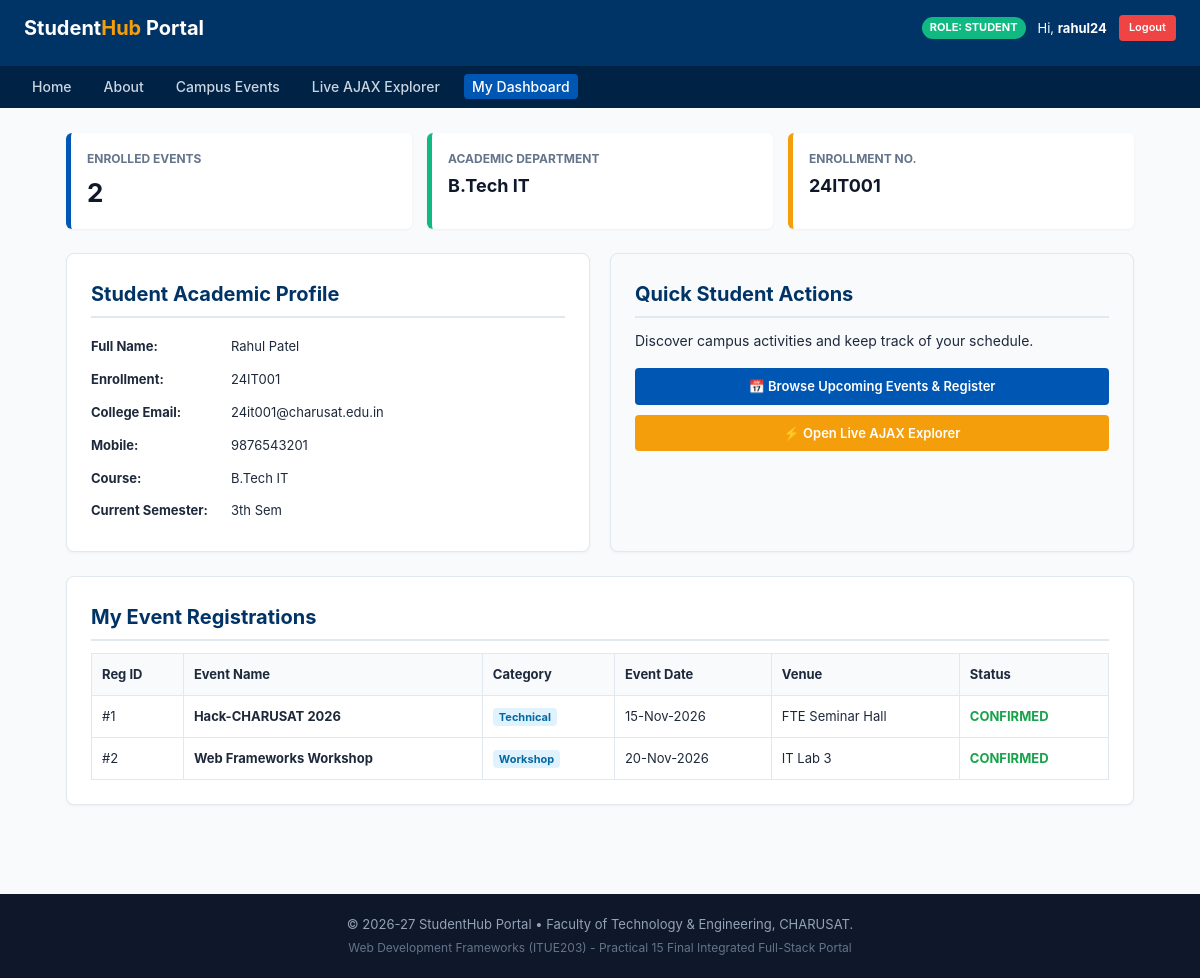
The page /student_dashboard.php (signed in) on the database its author committed.
### tables this page shows
CREATE TABLE students (
    id INT AUTO_INCREMENT PRIMARY KEY,
    user_id INT NULL,
    enrollment_no VARCHAR(20) NOT NULL UNIQUE,
    full_name VARCHAR(100) NOT NULL,
    email VARCHAR(100) NOT NULL UNIQUE,
    mobile VARCHAR(15) NOT NULL,
    course VARCHAR(50) NOT NULL,
    semester INT NOT NULL DEFAULT 1,
    created_at TIMESTAMP DEFAULT CURRENT_TIMESTAMP,
    CONSTRAINT fk_final_stud_user FOREIGN KEY (user_id) 
        REFERENCES users(id) ON DELETE SET NULL ON UPDATE CASCADE
);

CREATE TABLE registrations (
    id INT AUTO_INCREMENT PRIMARY KEY,
    student_id INT NOT NULL,
    event_id INT NOT NULL,
    registration_date TIMESTAMP DEFAULT CURRENT_TIMESTAMP,
    status ENUM('confirmed', 'pending', 'cancelled') NOT NULL DEFAULT 'confirmed',
    CONSTRAINT fk_final_reg_stud FOREIGN KEY (student_id) 
        REFERENCES students(id) ON DELETE CASCADE ON UPDATE CASCADE,
    CONSTRAINT fk_final_reg_evt FOREIGN KEY (event_id) 
        REFERENCES events(id) ON DELETE CASCADE ON UPDATE CASCADE,
    CONSTRAINT uq_final_reg UNIQUE (student_id, event_id)
);

CREATE TABLE events (
    id INT AUTO_INCREMENT PRIMARY KEY,
    title VARCHAR(150) NOT NULL,
    description TEXT NOT NULL,
    category VARCHAR(50) NOT NULL,
    event_date DATE NOT NULL,
    venue VARCHAR(100) NOT NULL,
    max_seats INT NOT NULL DEFAULT 50,
    poster VARCHAR(255) NULL,
    created_at TIMESTAMP DEFAULT CURRENT_TIMESTAMP
);

### student_dashboard.php (the view, shortened to what this page needs)
<?php
require_once __DIR__ . "/includes/header.php";
$userId = intval($_SESSION["user_id"]);
$stSql = "SELECT * FROM students WHERE user_id = $userId LIMIT 1";
$stRes = mysqli_query($conn, $stSql);
$student = ($stRes && mysqli_num_rows($stRes) > 0) ? mysqli_fetch_assoc($stRes) : null;
$studentId = $student["id"] ?? 0;
$regsSql = "SELECT r.id, r.registration_date, r.status, e.title, e.category, e.event_date, e.venue
            FROM registrations r
            JOIN events e ON r.event_id = e.id
            WHERE r.student_id = $studentId
            ORDER BY e.event_date ASC";
$regsRes = mysqli_query($conn, $regsSql);
?>
<div class="metrics-row">
  <div class="metric-box">
    <h4>Enrolled Events</h4>
    <div class="val"><?php echo $regsRes ? mysqli_num_rows($regsRes) : 0; ?></div>
  </div>
  <div class="metric-box" style="border-left-color: #10b981;">
    <h4>Academic Department</h4>
    <div class="val" style="font-size: 18px;"><?php echo htmlspecialchars($student["course"] ?? "N/A"); ?></div>
  </div>
  <div class="metric-box" style="border-left-color: #f59e0b;">
    <h4>Enrollment No.</h4>
    <div class="val" style="font-size: 18px;"><?php echo htmlspecialchars($student["enrollment_no"] ?? "N/A"); ?></div>
  </div>
</div>
<div class="grid-2col">
  <div class="card">
    <h2>Student Academic Profile</h2>
    <table style="border: none;">
      <tr><td style="font-weight: bold; width: 140px; border:none; padding: 6px 0;">Full Name:</td><td style="border:none; padding: 6px 0;"><?php echo htmlspecialchars($student["full_name"] ?? $userName); ?></td></tr>
      <tr><td style="font-weight: bold; border:none; padding: 6px 0;">Enrollment:</td><td style="border:none; padding: 6px 0;"><?php echo htmlspecialchars($student["enrollment_no"] ?? "N/A"); ?></td></tr>
      <tr><td style="font-weight: bold; border:none; padding: 6px 0;">College Email:</td><td style="border:none; padding: 6px 0;"><?php echo htmlspecialchars($student["email"] ?? "N/A"); ?></td></tr>
      <tr><td style="font-weight: bold; border:none; padding: 6px 0;">Mobile:</td><td style="border:none; padding: 6px 0;"><?php echo htmlspecialchars($student["mobile"] ?? "N/A"); ?></td></tr>
      <tr><td style="font-weight: bold; border:none; padding: 6px 0;">Course:</td><td style="border:none; padding: 6px 0;"><?php echo htmlspecialchars($student["course"] ?? "N/A"); ?></td></tr>
      <tr><td style="font-weight: bold; border:none; padding: 6px 0;">Current Semester:</td><td style="border:none; padding: 6px 0;"><?php echo htmlspecialchars($student["semester"] ?? "N/A"); ?>th Sem</td></tr>
    </table>
  </div>
  <div class="card" style="background: #f8fafc;">
    <h2>Quick Student Actions</h2>
    <p style="font-size: 14px; margin-bottom: 15px;">Discover campus activities and keep track of your schedule.</p>
    <a href="events.php" class="btn btn-primary" style="display: block; text-align: center; margin-bottom: 10px;">📅 Browse Upcoming Events &amp; Register</a>
    <a href="ajax_events.php" class="btn btn-warning" style="display: block; text-align: center;">⚡ Open Live AJAX Explorer</a>
  </div>
</div>
<div class="card">
  <h2>My Event Registrations</h2>
  <?php if ($regsRes && mysqli_num_rows($regsRes) > 0): ?>
    <table>
      <thead>
        <tr>
          <th>Reg ID</th>
          <th>Event Name</th>
          <th>Category</th>
          <th>Event Date</th>
          <th>Venue</th>
          <th>Status</th>
        </tr>
      </thead>
      <tbody>
        <?php while ($r = mysqli_fetch_assoc($regsRes)): ?>
          <tr>
            <td>#<?php echo $r["id"]; ?></td>
            <td><strong><?php echo htmlspecialchars($r["title"]); ?></strong></td>
            <td><span style="background: #e0f2fe; color: #0369a1; padding: 2px 6px; border-radius: 4px; font-size: 11px; font-weight: bold;"><?php echo htmlspecialchars($r["category"]); ?></span></td>
            <td><?php echo date("d-M-Y", strtotime($r["event_date"])); ?></td>
            <td><?php echo htmlspecialchars($r["venue"]); ?></td>
            <td><span style="color: #16a34a; font-weight: bold;"><?php echo strtoupper($r["status"]); ?></span></td>
          </tr>
        <?php endwhile; ?>
      </tbody>
    </table>
  <?php else: ?>
    <p style="color: #64748b; font-style: italic; padding: 10px 0;">You have not registered for any events yet. <a href="events.php" style="color: #0056b3; font-weight: bold;">Browse events now &rarr;</a></p>
  <?php endif; ?>
</div>
<?php require_once __DIR__ . "/includes/footer.php"; ?>

### css/style.css (style rules this page uses)
* { box-sizing: border-box; margin: 0; padding: 0; }
body { font-family: -apple-system, BlinkMacSystemFont, "Segoe UI", Roboto, Helvetica, Arial, sans-serif; background-color: #f8fafc; color: #1e293b; line-height: 1.6; display: flex; flex-direction: column; min-height: 100vh; }
.card { background: white; border: 1px solid #e2e8f0; border-radius: 8px; padding: 24px; margin-bottom: 24px; box-shadow: 0 1px 3px rgba(0,0,0,0.05); }
.card h2 { color: #003366; margin-bottom: 12px; font-size: 20px; border-bottom: 2px solid #e2e8f0; padding-bottom: 6px; }
.btn { display: inline-block; padding: 8px 16px; border-radius: 4px; text-decoration: none; font-size: 13px; font-weight: 600; border: none; cursor: pointer; }
.btn-primary { background: #0056b3; color: white; }
.btn-warning { background: #f59e0b; color: white; }
.grid-2col { display: grid; grid-template-columns: 1fr; gap: 20px; }
@media (min-width: 768px) { .grid-2col { grid-template-columns: 1fr 1fr; } }
.metrics-row { display: grid; grid-template-columns: repeat(auto-fit, minmax(200px, 1fr)); gap: 15px; margin-bottom: 24px; }
.metric-box { background: white; border-left: 5px solid #0056b3; padding: 16px; border-radius: 6px; box-shadow: 0 1px 3px rgba(0,0,0,0.05); }
.metric-box h4 { font-size: 12px; color: #64748b; text-transform: uppercase; }
.metric-box .val { font-size: 26px; font-weight: bold; color: #0f172a; margin-top: 4px; }
table { width: 100%; border-collapse: collapse; font-size: 13px; }
table, th, td { border: 1px solid #e2e8f0; }
th, td { padding: 10px; text-align: left; }
th { background: #f8fafc; color: #1e293b; }

### rows shown on the page
students: course "B.Tech IT", enrollment_no "24IT001", full_name "Rahul Patel", email "24it001@charusat.edu.in", mobile "9876543201", semester "3"
registrations: id "1", event.title "Hack-CHARUSAT 2026", event.category "Technical", event.event_date "15-Nov-2026", event.venue "FTE Seminar Hall", status "CONFIRMED"
registrations: id "2", event.title "Web Frameworks Workshop", event.category "Workshop", event.event_date "20-Nov-2026", event.venue "IT Lab 3", status "CONFIRMED"

### other values the page prints
$userRole "STUDENT"
$userName "rahul24"
mysqli_num_rows($regsRes) "2"
